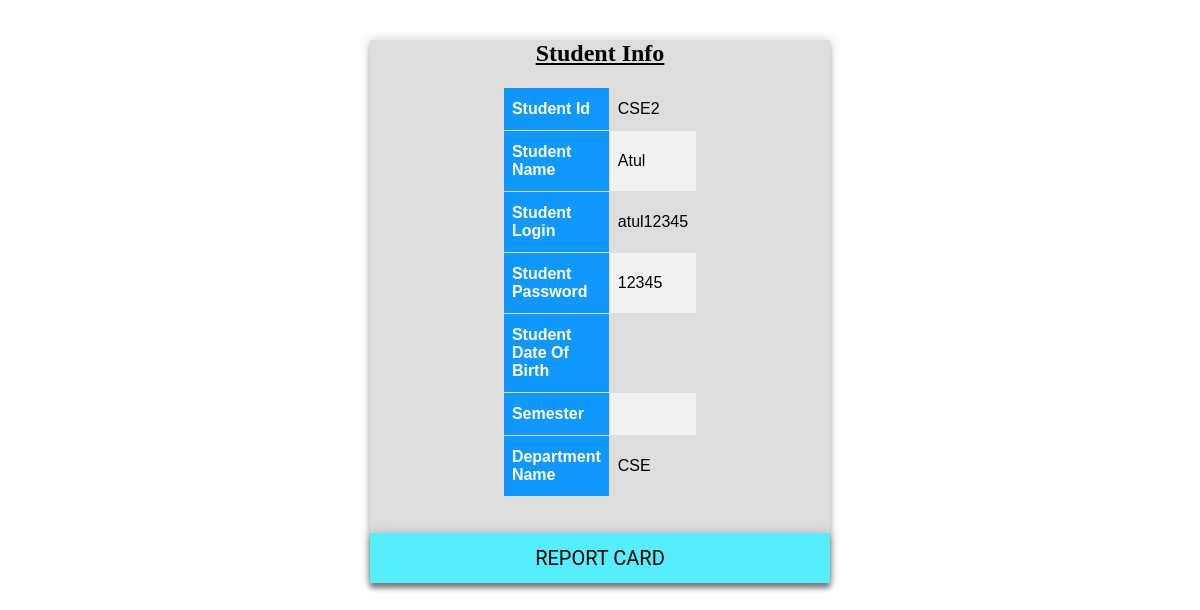
The app's page /Admin/Student/persinfo.php (signed in) with its own data.
### tables this page shows
CREATE TABLE student(
	stud_id varchar(10),
	stud_name varchar(20) not null,
	stud_login varchar(20) not null,
	stud_pass varchar(20) not null,
	dept_id varchar(10),
	primary key(stud_id),
	foreign key(dept_id) references department(dept_id)
	on  delete set null
);

CREATE TABLE department(
	dept_id varchar(10),
	dept_name varchar(10),
	budget int check(budget > 50000),
	building varchar(10),
	primary key(dept_id)
);

### Admin/Student/persinfo.php (the view, shortened to what this page needs)
	</head>
<body>
	<div class="login-page">
  <div class="form">
    <form class="login-form">
<?php
	include 'db.php';
	$stud_id = $_SESSION['stud_id'];
	$sql = "SELECT * FROM student where stud_id = '$stud_id'";
	$result = mysqli_query($conn,$sql);
	$resultCheck = mysqli_num_rows($result);
	echo "<center><h2><u>Student Info</u></h2></center>";
	if($resultCheck == 0){
		echo "There are no students in the database.";
	}
	else{
		echo "<center><table style = 'width:40%' id='customers'>";
		while($row = mysqli_fetch_assoc($result)){
		echo "<tr>";
		echo "<th>Student Id</th>";
			echo "<td>".$row['stud_id']."</td>";
		echo "<tr>";
		echo "<th>Student Name</th>";
			echo "<td>".$row['stud_name']."</td>";
		echo "<tr>";
		echo "<th>Student Login</th>";
			echo "<td>".$row['stud_login']."</td>";
		echo "<tr>";
		echo "<th>Student Password</th>";
			echo "<td>".$row['stud_pass']."</td>";
		echo "<tr>";
		echo "<th>Student Date Of Birth</th>";
			echo "<td>".$row['dob']."</td>";
		echo "<tr>";
		echo "<th>Semester</th>";
			echo "<td>".$row['semester']."</td>";
		echo "<tr>";
		echo "<th>Department Name</th>";
			$dept_id = $row['dept_id'];
			$sql1 = "SELECT * FROM department WHERE dept_id = '$dept_id'";
			$result1 = mysqli_query($conn,$sql1);
			while($row1 = mysqli_fetch_assoc($result1)){
				echo "<td>".$row1['dept_name']."</td>";
			}
			echo "</tr>";
		}
		echo "</table>";
	}
	echo "<br><br>";
	echo "<div class='form'><form class='login-form'>";
	echo "<button><a href = 'reportcard.php'>Report Card</button></a>";
?>

### Admin/Student/persinfo.php (style rules this page uses)
.login-page { width: 460px; padding: 1% 0 0; margin: auto; }
.form { position: relative; z-index: 1; background: #000000; max-width: 600px; margin: 0 auto 10px; padding: 45px; text-align: center; box-shadow: 0 0 20px 0 rgba(0, 0, 0, 0.2), 0 5px 5px 0 rgba(0, 0, 0, 0.24); }
.form button { font-family: "Roboto", sans-serif; text-transform: uppercase; outline: 0; background: #4CAF50; width: 100%; border: 0; padding: 0px; color: #FFFFFF; font-size: 14px; -webkit-transition: all 0.3 ease; transition: all 0.3 ease; cursor: pointer; }
body { background-repeat:no-repeat; background-size:cover; background-image: url('university.jpg'); }
a { padding:0px; color:black; display: block; width: 100%; line-height: 4em; text-align: center; text-decoration: none; }
#customers { font-family: "Trebuchet MS", Arial, Helvetica, sans-serif; border-collapse: collapse; width:100%; border:20px; }
#customers td, #customers th { border: 1px solid #ddd; padding: 8px; }
#customers tr:nth-child(even) { background-color: #f2f2f2; }
#customers th { padding-top: 12px; padding-bottom: 12px; text-align: left; background-color: #1198FF; color: white; }
.form { position: relative; z-index: 1; background: #ddd; max-width: 600px; margin: 0 auto 0px; padding: 0px; text-align: center; box-shadow: 0 0 10px 0 rgba(0, 0, 0, 0.2), 0 5px 5px 0 rgba(0, 0, 0, 0.24); }
.form button { font-family: "Roboto", sans-serif; text-transform: uppercase; outline: 0; background: #55eeff; width: 100%; border: 0; padding: 5px; color: #000000; font-size: 20px; -webkit-transition: all 0.3 ease; transition: all 0.3 ease; cursor: pointer; }
a { padding:0px; color:black; display: block; width: 100%; line-height: 2em; text-align: center; text-decoration: none; }

### records on screen
student: stud_id "CSE2", stud_name "Atul", stud_login "atul12345", stud_pass "12345"
department: dept_name "CSE"
